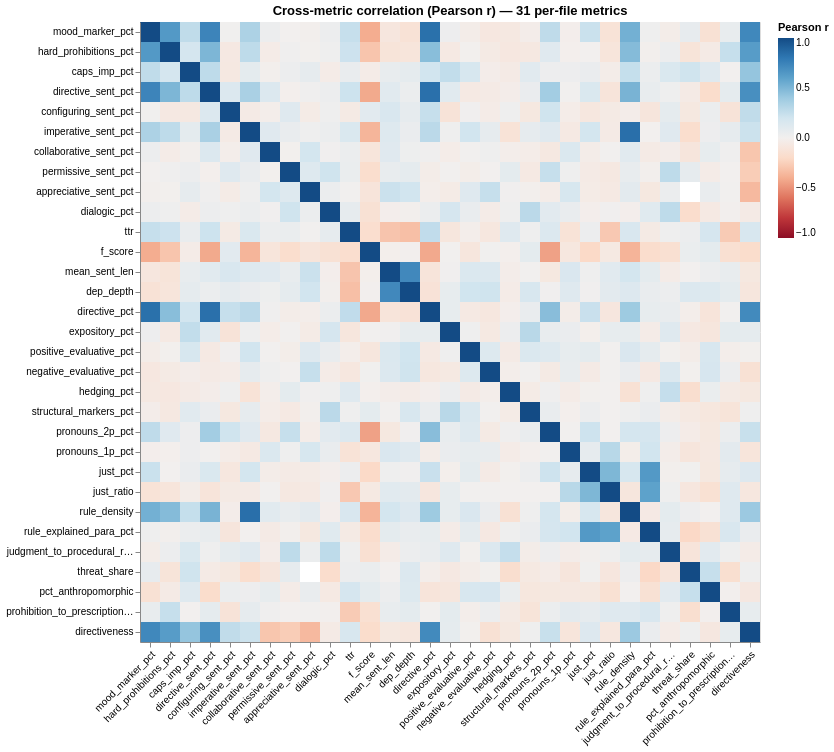

Notebook source saved alongside this figure:
### Markdown cell above
### Cross-metric correlation matrix

Each cell is the **Pearson r** between two metrics, computed across all `{python} n_files` files. Red = positive correlation; blue = negative; intensity encodes |r|. Conventional thresholds: |r| ≥ 0.3 is "moderate", |r| ≥ 0.7 is "strong".

Welfare-relevant pattern to watch: the imperative-marker / hard-prohibition / deontic-modality cluster should form a tight red block (these dimensions all measure rule-bearing language from different angles). The justification ratio should sit isolated or correlate negatively with the directive cluster — more justification → less raw directive density.

### Code cell
"""Cross-metric correlation matrix across the main per-file numeric metrics.

Updated for the new schema:
  - dropped: mood_imperative_sent_pct (gone after Tier-3 v2 6b refactor — replaced
    by streak_max / streak_n_ge3 / streak_n_ge5).
  - added: rule_density, rule_explained_para_pct, judgment_to_procedural_ratio,
    threat_share, pct_anthropomorphic, prohibition_to_prescription_ratio (the
    Tier-3 derived columns).
"""

corr_cols = [
    # core directiveness signals
    "mood_marker_pct", "hard_prohibitions_pct", "caps_imp_pct",
    "directive_sent_pct", "configuring_sent_pct",
    "imperative_sent_pct",
    # softening / dialogic
    "collaborative_sent_pct", "permissive_sent_pct", "appreciative_sent_pct",
    "dialogic_pct",
    # register and stance
    "ttr", "f_score", "mean_sent_len", "dep_depth",
    "directive_pct", "expository_pct",
    "positive_evaluative_pct", "negative_evaluative_pct",
    # vocabulary
    "hedging_pct", "structural_markers_pct", "pronouns_2p_pct", "pronouns_1p_pct",
    # justification
    "just_pct", "just_ratio",
    # tier-3 welfare extensions
    "rule_density", "rule_explained_para_pct",
    "judgment_to_procedural_ratio", "threat_share",
    "pct_anthropomorphic", "prohibition_to_prescription_ratio",
    # composite
    "directiveness",
]
corr_cols = [c for c in corr_cols if c in alt_df.columns]
corr_df = alt_df[corr_cols].astype(float).corr().round(3).reset_index().melt(id_vars="index")
corr_df.columns = ["x", "y", "r"]

corr_chart = (
    alt.Chart(corr_df)
    .mark_rect()
    .encode(
        x=alt.X("x:N", sort=corr_cols, title=None,
                axis=alt.Axis(labelAngle=-45, labelLimit=130)),
        y=alt.Y("y:N", sort=corr_cols, title=None,
                axis=alt.Axis(labelLimit=130)),
        color=alt.Color("r:Q",
                         scale=alt.Scale(scheme="redblue", domain=[-1, 1]),
                         title="Pearson r"),
        tooltip=[alt.Tooltip("x:N"), alt.Tooltip("y:N"),
                 alt.Tooltip("r:Q", format=".2f")],
    )
    .properties(width=620, height=620,
                title=f"Cross-metric correlation (Pearson r) — {len(corr_cols)} per-file metrics")
)
save_chart(corr_chart, "13-correlation-matrix")

### Figure 1 — Vega-Lite specification as saved in the notebook (floating-point values rounded to 4 significant figures; data arrays with more than 128 entries replaced by an {"elided": "..."} marker saying what was removed)
{"config": {"view": {"continuousWidth": 300, "continuousHeight": 300}}, "data": {"name": "data-d5646b17c0523375f1039f8817f96dd0"}, "mark": {"type": "rect"}, "encoding": {"color": {"field": "r", "scale": {"domain": [-1, 1], "scheme": "redblue"}, "title": "Pearson r", "type": "quantitative"}, "tooltip": [{"field": "x", "type": "nominal"}, {"field": "y", "type": "nominal"}, {"field": "r", "format": ".2f", "type": "quantitative"}], "x": {"axis": {"labelAngle": -45, "labelLimit": 130}, "field": "x", "sort": ["mood_marker_pct", "hard_prohibitions_pct", "caps_imp_pct", "directive_sent_pct", "configuring_sent_pct", "imperative_sent_pct", "collaborative_sent_pct", "permissive_sent_pct", "appreciative_sent_pct", "dialogic_pct", "ttr", "f_score", "mean_sent_len", "dep_depth", "directive_pct", "expository_pct", "positive_evaluative_pct", "negative_evaluative_pct", "hedging_pct", "structural_markers_pct", "pronouns_2p_pct", "pronouns_1p_pct", "just_pct", "just_ratio", "rule_density", "rule_explained_para_pct", "judgment_to_procedural_ratio", "threat_share", "pct_anthropomorphic", "prohibition_to_prescription_ratio", "directiveness"], "title": null, "type": "nominal"}, "y": {"axis": {"labelLimit": 130}, "field": "y", "sort": ["mood_marker_pct", "hard_prohibitions_pct", "caps_imp_pct", "directive_sent_pct", "configuring_sent_pct", "imperative_sent_pct", "collaborative_sent_pct", "permissive_sent_pct", "appreciative_sent_pct", "dialogic_pct", "ttr", "f_score", "mean_sent_len", "dep_depth", "directive_pct", "expository_pct", "positive_evaluative_pct", "negative_evaluative_pct", "hedging_pct", "structural_markers_pct", "pronouns_2p_pct", "pronouns_1p_pct", "just_pct", "just_ratio", "rule_density", "rule_explained_para_pct", "judgment_to_procedural_ratio", "threat_share", "pct_anthropomorphic", "prohibition_to_prescription_ratio", "directiveness"], "title": null, "type": "nominal"}}, "height": 620, "title": "Cross-metric correlation (Pearson r) — 31 per-file metrics", "width": 620, "$schema": "https://vega.github.io/schema/vega-lite/v6.4.1.json", "datasets": {"data-d5646b17c0523375f1039f8817f96dd0": {"elided": "961 records"}}}
